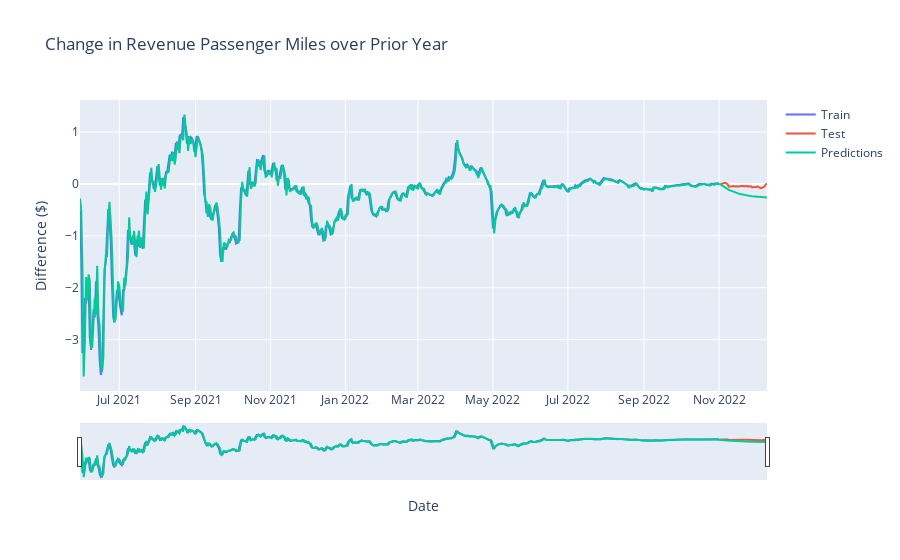

The cell this chart's notebook holds for it:
### Markdown cell above
We see a similar picture, in the sense that our formula gives values that seem to follow the overall pattern in the data and captures the future trend better than the baseline prediction.

### Code cell
fig = go.Figure()
fig.add_trace(go.Scatter(x=train.index, y=train, mode='lines', name="Train"))
fig.add_trace(go.Scatter(x=test.index, y=test, mode='lines', name="Test"))
fig.add_trace(go.Scatter(x=predictions.index, y=predictions, mode='lines', name="Predictions"))
fig.update_xaxes(rangeslider_visible=True)
fig.update_layout(
    yaxis_title="Difference ($)", 
    xaxis_title="Date",
    title="Change in Revenue Passenger Miles over Prior Year"
)
fig.show()

### Figure 1 — Plotly figure (JSON) as saved in the notebook; plotly's stock layout.template omitted (floating-point values rounded to 4 significant figures; data arrays with more than 128 entries replaced by an {"elided": "..."} marker saying what was removed)
{"data": [{"mode": "lines", "name": "Train", "type": "scatter", "x": {"elided": "521 str values"}, "y": {"elided": "521 float values"}}, {"mode": "lines", "name": "Test", "type": "scatter", "x": ["2022-11-02T00:00:00", "2022-11-03T00:00:00", "2022-11-04T00:00:00", "2022-11-05T00:00:00", "2022-11-06T00:00:00", "2022-11-07T00:00:00", "2022-11-08T00:00:00", "2022-11-09T00:00:00", "2022-11-10T00:00:00", "2022-11-11T00:00:00", "2022-11-12T00:00:00", "2022-11-13T00:00:00", "2022-11-14T00:00:00", "2022-11-15T00:00:00", "2022-11-16T00:00:00", "2022-11-17T00:00:00", "2022-11-18T00:00:00", "2022-11-19T00:00:00", "2022-11-20T00:00:00", "2022-11-21T00:00:00", "2022-11-22T00:00:00", "2022-11-23T00:00:00", "2022-11-24T00:00:00", "2022-11-25T00:00:00", "2022-11-26T00:00:00", "2022-11-27T00:00:00", "2022-11-28T00:00:00", "2022-11-29T00:00:00", "2022-11-30T00:00:00", "2022-12-01T00:00:00", "2022-12-02T00:00:00", "2022-12-03T00:00:00", "2022-12-04T00:00:00", "2022-12-05T00:00:00", "2022-12-06T00:00:00", "2022-12-07T00:00:00", "2022-12-08T00:00:00", "2022-12-09T00:00:00", "2022-12-10T00:00:00"], "y": [-0.005425, 0.0008208, 0.01064, 0.02064, 0.01922, 0.01143, -0.01066, -0.05255, -0.04697, -0.0451, -0.04277, -0.04159, -0.04882, -0.04272, -0.04704, -0.04897, -0.04365, -0.04052, -0.03469, -0.04465, -0.04427, -0.03627, -0.04061, -0.05079, -0.04796, -0.04586, -0.06676, -0.06945, -0.05775, -0.05965, -0.0495, -0.058, -0.07443, -0.08109, -0.07744, -0.07046, -0.05183, -0.008867, -0.0009708]}, {"mode": "lines", "name": "Predictions", "type": "scatter", "x": {"elided": "560 str values"}, "y": {"elided": "560 float values"}}], "layout": {"title": {"text": "Change in Revenue Passenger Miles over Prior Year"}, "xaxis": {"rangeslider": {"visible": true}, "title": {"text": "Date"}}, "yaxis": {"title": {"text": "Difference ($)"}}}}
